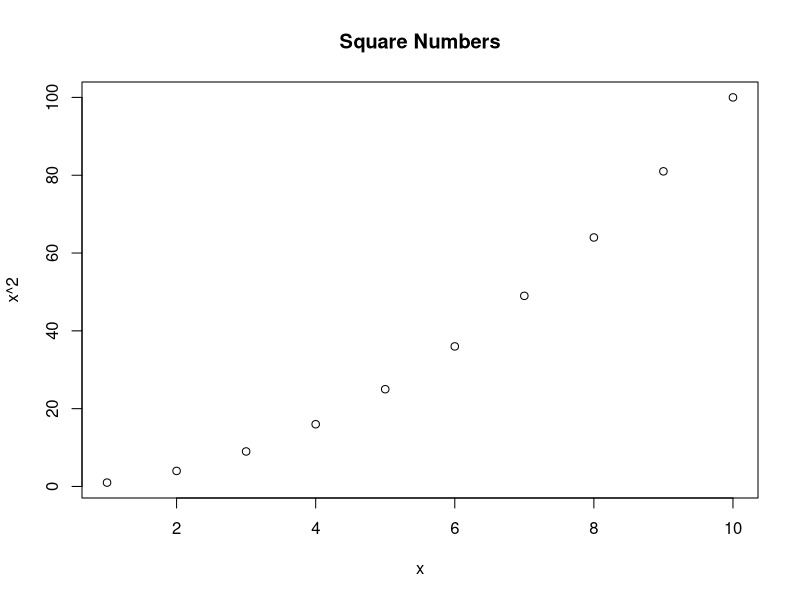
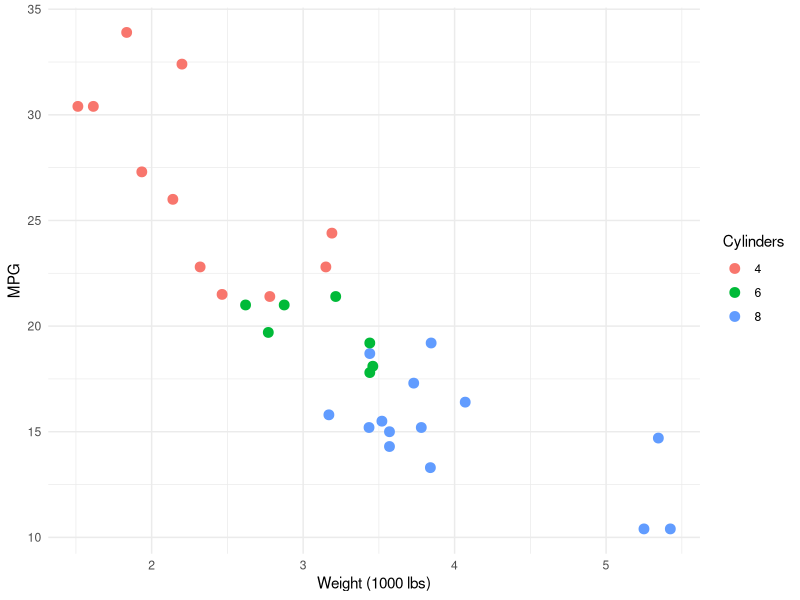
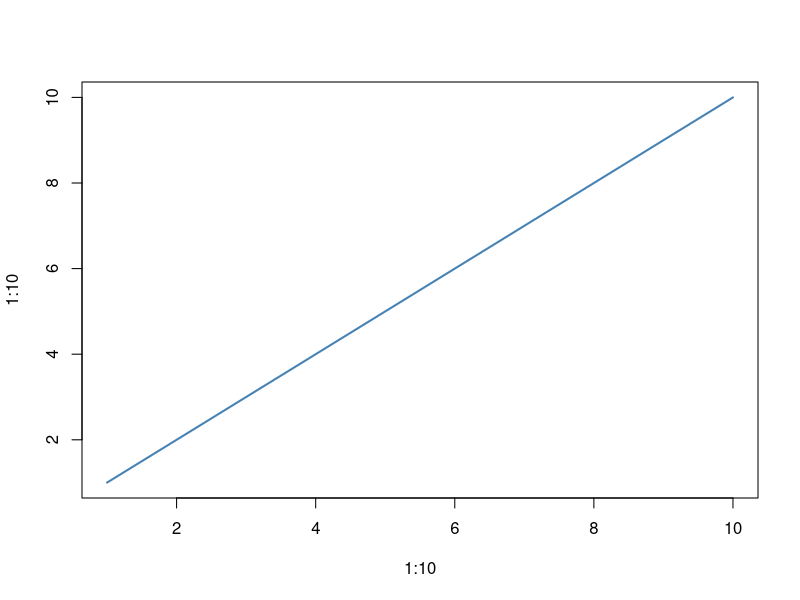
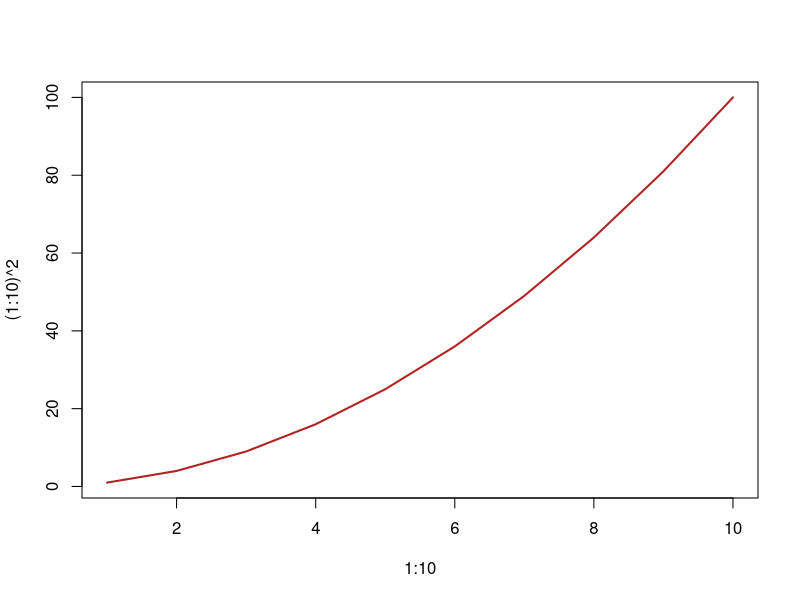
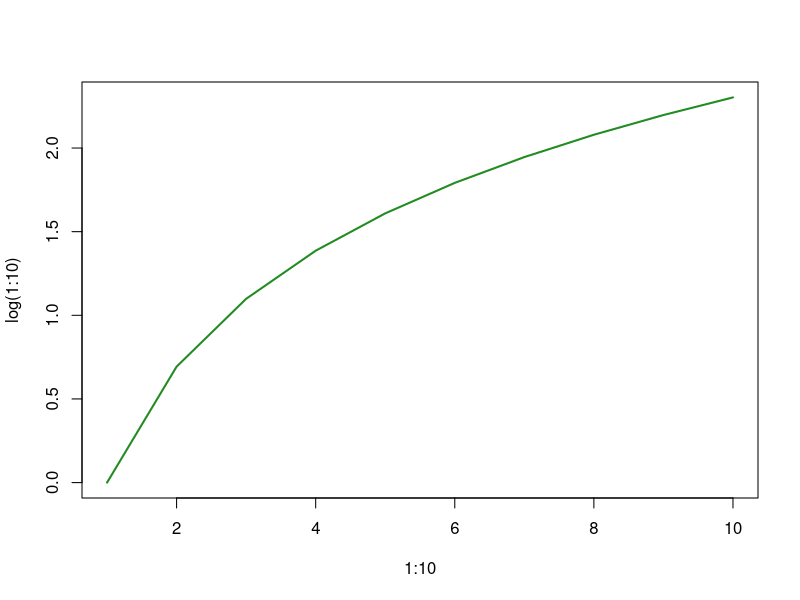

Here is the R script that generated these plots, in order:
## ---- chunk 1
#| fig-width: 7
#| fig-height: 5
#| fig-cap: "A simple scatter plot"
plot(
    1:10,
    (1:10)^2,
    main = "Square Numbers",
    xlab = "x",
    ylab = "x^2"
)
## ---- chunk 2
#| fig-width: 6
#| fig-height: 4
#| fig-cap: "Fuel efficiency by weight (ggplot2)"
library(ggplot2)
ggplot(mtcars, aes(wt, mpg, color = factor(cyl))) +
  geom_point(size = 3) +
  labs(x = "Weight (1000 lbs)", y = "MPG", color = "Cylinders") +
  theme_minimal()
## ---- chunk 3
#| echo: false
#| fig-cap: "Linear"
plot(1:10, 1:10, type = "l", col = "steelblue", lwd = 2)
## ---- chunk 4
#| echo: false
#| fig-cap: "Quadratic"
plot(1:10, (1:10)^2, type = "l", col = "firebrick", lwd = 2)
## ---- chunk 5
#| echo: false
#| fig-cap: "Logarithmic"
plot(1:10, log(1:10), type = "l", col = "forestgreen", lwd = 2)
